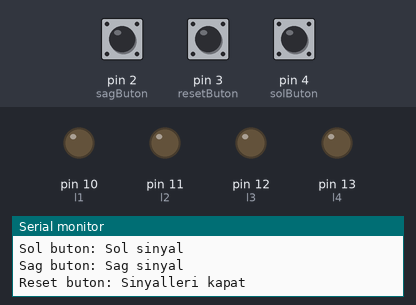
A sketch run on a simulated Arduino Uno, built with avr-gcc and run on an emulated ATmega328P. Parts: output pins drawn as LEDs (lit = HIGH), the last lines printed to the serial monitor. Dashed ring = blinking. The inputs (shaded band) are chosen by the test bench; at power-on: pin 4 (solButon) HIGH, pin 2 (sagButon) HIGH, pin 3 (resetButon) HIGH. Pins used as bus, display or sensor lines are not drawn.

Above: at 1.2 s.
1.3 s: pin 4 (solButon) pulled LOW for 0.15 s
At 1.92 s:
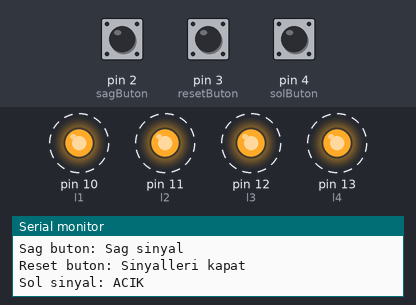
4.3 s: pin 2 (sagButon) pulled LOW for 0.15 s
At 4.3 s:
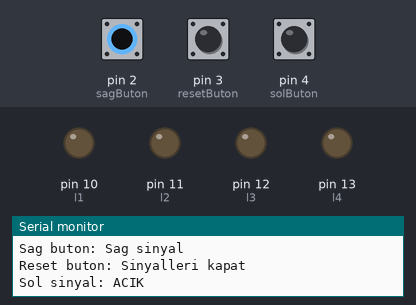
5.9 s: pin 3 (resetButon) pulled LOW for 0.15 s
7.5 s: pin 2 (sagButon) pulled LOW for 1 s
10.0 s: pin 4 (solButon) pulled LOW for 1 s
At 11.87 s:
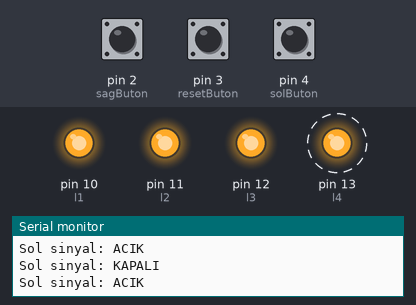
13.0 s: pin 4 (solButon) pulled LOW for 3.2 s
Timing chart, 0 to 16.0 s (numbered marks = the images above; inputs shaded):
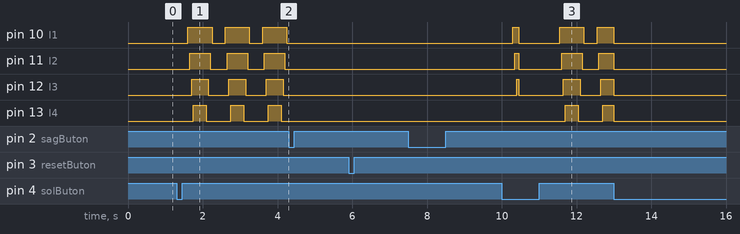

The sketch:

ArabaSinyaliDugmeli.ino
```cpp
const int l1 = 10, l2 = 11, l3 = 12, l4 = 13;
const int r1 = 9, r2 = 8, r3 = 7, r4 = 6;


const int sagButon = 2;    // Sağ
const int resetButon = 3;  // Reset
const int solButon = 4;    // Sol


bool solSinyalAktif = false;
bool sagSinyalAktif = false;


unsigned long oncekiZaman = 0;
const unsigned long sinyalAraligi = 500;
bool sinyalDurumu = false;

void setup() {

  pinMode(l1, OUTPUT); pinMode(l2, OUTPUT);
  pinMode(l3, OUTPUT); pinMode(l4, OUTPUT);
  pinMode(r1, OUTPUT); pinMode(r2, OUTPUT);
  pinMode(r3, OUTPUT); pinMode(r4, OUTPUT);


  pinMode(sagButon, INPUT_PULLUP);
  pinMode(solButon, INPUT_PULLUP);
  pinMode(resetButon, INPUT_PULLUP);


  tumLEDleriKapat();

  Serial.begin(9600);
  Serial.println("Araba Sinyal Sistemi Hazir");
  Serial.println("Sol buton: Sol sinyal");
  Serial.println("Sag buton: Sag sinyal");
  Serial.println("Reset buton: Sinyalleri kapat");
}

void loop() {

  bool sagButonBasili = !digitalRead(sagButon);
  bool solButonBasili = !digitalRead(solButon);
  bool resetBasili = !digitalRead(resetButon);


  if (resetBasili) {
    tumLEDleriKapat();
    solSinyalAktif = false;
    sagSinyalAktif = false;
    Serial.println("Reset: Tum sinyaller kapandi");
    delay(300);
    return;
  }


  if (sagButonBasili) {
    if (sagSinyalAktif) {
      // Sağ açıksa kapat
      sagSinyalAktif = false;
      sagLEDleriKapat();
      Serial.println("Sag sinyal: KAPALI");
    } else {
      // Sağ kapalıysa aç
      sagSinyalAktif = true;
      solSinyalAktif = false; // Sol kapat
      solLEDleriKapat();
      Serial.println("Sag sinyal: ACIK");
    }
    delay(300);   // debounce
  }

  // Sol   kontrolü - basıldığında sol   aç/kapat
  if (solButonBasili) {
    if (solSinyalAktif) {
      // Sol   zaten açıksa kapat
      solSinyalAktif = false;
      solLEDleriKapat();
      Serial.println("Sol sinyal: KAPALI");
    } else {
      // Sol   kapalıysa aç
      solSinyalAktif = true;
      sagSinyalAktif = false; // Sağ   kapat
      sagLEDleriKapat();
      Serial.println("Sol sinyal: ACIK");
    }
    delay(300); // debounce
  }

  // Sinyal yanıp sönme kontrolü
  unsigned long suankiZaman = millis();
  if (suankiZaman - oncekiZaman >= sinyalAraligi) {
    oncekiZaman = suankiZaman;

    // tersine çevir
    sinyalDurumu = !sinyalDurumu;

    // Sağ  aktifse
    if (sagSinyalAktif) {
      if (sinyalDurumu) {

        digitalWrite(r1, HIGH); delay(50);
        digitalWrite(r2, HIGH); delay(50);
        digitalWrite(r3, HIGH); delay(50);
        digitalWrite(r4, HIGH);
      } else {

        digitalWrite(r4, LOW); delay(50);
        digitalWrite(r3, LOW); delay(50);
        digitalWrite(r2, LOW); delay(50);
        digitalWrite(r1, LOW);
      }
    }

    // Sol  aktifse
    if (solSinyalAktif) {
      if (sinyalDurumu) {

        digitalWrite(l1, HIGH); delay(50);
        digitalWrite(l2, HIGH); delay(50);
        digitalWrite(l3, HIGH); delay(50);
        digitalWrite(l4, HIGH);
      } else {

        digitalWrite(l4, LOW); delay(50);
        digitalWrite(l3, LOW); delay(50);
        digitalWrite(l2, LOW); delay(50);
        digitalWrite(l1, LOW);
      }
    }
  }
}

// Tüm LED'leri kapatma fonksiyonu
void tumLEDleriKapat() {
  digitalWrite(r1, 0);
  digitalWrite(r2, 0);
  digitalWrite(r3, 0);
  digitalWrite(r4, 0);
  digitalWrite(l1, 0);
  digitalWrite(l2, 0);
  digitalWrite(l3, 0);
  digitalWrite(l4, 0);
}

// Sağ kapatma
void sagLEDleriKapat() {
  digitalWrite(r1, 0);
  digitalWrite(r2, 0);
  digitalWrite(r3, 0);
  digitalWrite(r4, 0);
}

// Sol kapatma
void solLEDleriKapat() {
  digitalWrite(l1, 0);
  digitalWrite(l2, 0);
  digitalWrite(l3, 0);
  digitalWrite(l4, 0);
}
```

Measured:
- after the input at 1.3 s, pin 10 (l1): alternates HIGH for 0.65 s and LOW for 0.35 s, starting after 0.30 s; pin 11 (l2): alternates HIGH for 0.55 s and LOW for 0.45 s, starting after 0.35 s
- after the input at 4.3 s, pin 10 (l1): stays LOW (without the input it goes to HIGH after 0.30 s); pin 11 (l2): stays LOW (without the input it goes to HIGH after 0.35 s); pin 12 (l3): stays LOW (without the input it goes to HIGH after 0.40 s); pin 13 (l4): stays LOW (without the input it goes to HIGH after 0.45 s)
- after the input at 10.0 s, pin 10 (l1): goes HIGH 0.15 s, LOW 1.1 s, HIGH 0.65 s, LOW 0.35 s, then HIGH, starting after 0.30 s; pin 11 (l2): goes HIGH 0.10 s, LOW 1.1 s, HIGH 0.55 s, LOW 0.45 s, then HIGH, starting after 0.35 s
